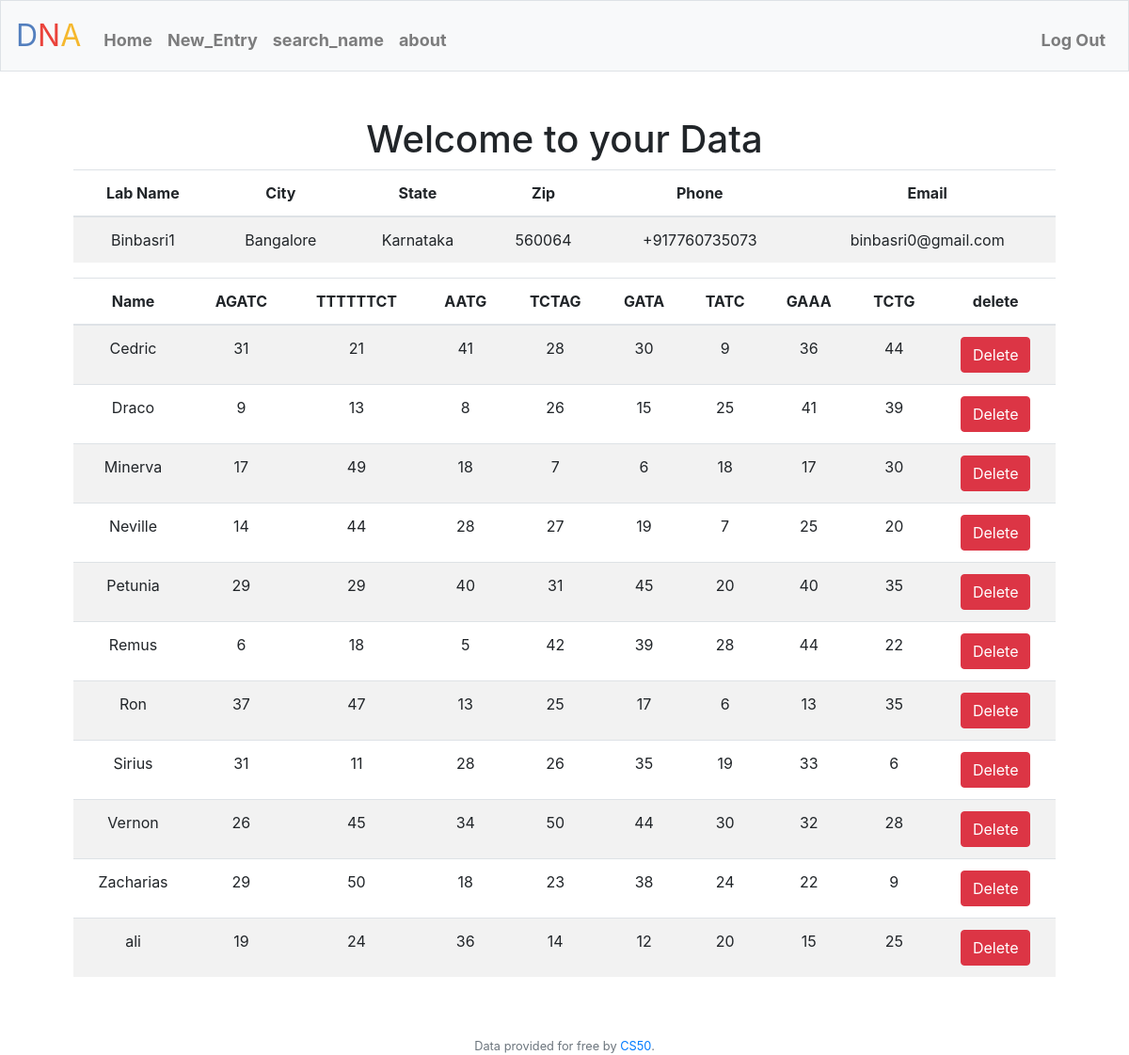
/ (signed in), run on the app's committed database.
### tables this page shows
CREATE TABLE users (
    id INTEGER,
    username TEXT NOT NULL,
    hash TEXT NOT NULL,
    count INTEGER NOT NULL DEFAULT 0,
    lab_name TEXT NOT NULL,
    lab_address TEXT NOT NULL,
    lab_city TEXT NOT NULL,
    lab_state TEXT NOT NULL,
    lab_zip TEXT NOT NULL,
    lab_phone TEXT NOT NULL,
    lab_email TEXT NOT NULL,
    PRIMARY KEY(id)
);

CREATE TABLE dna_str_users (
    dna_str_id INTEGER,
    user_id INTEGER,
    FOREIGN KEY(dna_str_id) REFERENCES dna_str(id),
    FOREIGN KEY(user_id) REFERENCES users(id)
);

CREATE TABLE dna_str (
    id INTEGER,
    owner_name TEXT NOT NULL,
    hashed INTEGER NOT NULL,
    AGATC INTEGER NOT NULL,
    TTTTTTCT INTEGER NOT NULL,
    AATG INTEGER NOT NULL,
    TCTAG INTEGER NOT NULL,
    GATA INTEGER NOT NULL,
    TATC INTEGER NOT NULL,
    GAAA INTEGER NOT NULL,
    TCTG INTEGER NOT NULL,
    PRIMARY KEY(id)
);

### app.py (the view)
@app.route("/", methods=["GET", "POST"])
@login_required
def index():
    user_id = session["user_id"]
    user_info = db.execute("SELECT * FROM users WHERE id = ?;", user_id)
    user_strs = db.execute("SELECT * FROM dna_str join dna_str_users on dna_str.id = dna_str_users.dna_str_id WHERE dna_str_users.user_id = ? ORDER BY owner_name;", user_id)
    return render_template("profile.html", user_info=user_info[0], user_strs=user_strs)

### app.py (called while the page is built)
@app.after_request
def after_request(response):
    response.headers["Cache-Control"] = "no-cache, no-store, must-revalidate"
    response.headers["Expires"] = 0
    response.headers["Pragma"] = "no-cache"
    return response

### helpers.py (called while the page is built)
def login_required(f):
    @wraps(f)
    def decorated_function(*args, **kwargs):
        if session.get("user_id") is None:
            return redirect("/login")
        return f(*args, **kwargs)
    return decorated_function

### templates/profile.html (shortened to what this page needs)
{% extends "layout.html" %}
{% block main%}
<div class="container">
    <div class="row">
        <div class="col-md-12">
            <h1 class="text-center">Welcome to your Data</h1>
        </div>
    </div>
    <div class="row">
        <table class="table table-striped">
            <thead>
                <tr>
                    <th>Lab Name</th>
                    <th>City</th>
                    <th>State</th>
                    <th>Zip</th>
                    <th>Phone</th>
                    <th>Email</th>
                </tr>
            </thead>
            <tbody>
                <tr>
                    <td>{{ user_info.lab_name }}</td>
                    <td>{{ user_info.lab_city }}</td>
                    <td>{{ user_info.lab_state }}</td>
                    <td>{{ user_info.lab_zip }}</td>
                    <td>{{ user_info.lab_phone }}</td>
                    <td>{{ user_info.lab_email }}</td>
                </tr>
            </tbody>
        </table>
    </div>
    <div class="row">
    <table class="table table-striped">
        <thead>
            <tr>
                <th>Name</th>
                <th>AGATC</th>
                <th>TTTTTTCT</th>
                <th>AATG</th>
                <th>TCTAG</th>
                <th>GATA</th>
                <th>TATC</th>
                <th>GAAA</th>
                <th>TCTG</th>
                <th>delete</th>
            </tr>
        </thead>
        <tbody>
            {% for dna in user_strs %}
                <tr>
                    <td>{{ dna.owner_name }}</td>
                    <td>{{ dna.AGATC }}</td>
                    <td>{{ dna.TTTTTTCT }}</td>
                    <td>{{ dna.AATG }}</td>
                    <td>{{ dna.TCTAG }}</td>
                    <td>{{ dna.GATA }}</td>
                    <td>{{ dna.TATC }}</td>
                    <td>{{ dna.GAAA }}</td>
                    <td>{{ dna.TCTG }}</td>
                    <td>
                        <form action="\delete" method="POST">
                            <button type="submit" class="btn btn-danger">Delete</button>
                        </form>
                    </td>
                </tr>
            {% endfor %}
        </tbody>
    </table>
    </div>
</div>
{% endblock %}

### templates/layout.html (shortened to what this page needs)
<!DOCTYPE html>
<html lang="en">
    <head>
        <link rel="stylesheet" href="https://cdn.jsdelivr.net/npm/bootstrap@4.5.3/dist/css/bootstrap.min.css">
        <link rel="stylesheet" href="{{ url_for('static', filename='styles.css') }}">
    </head>
    <body>
        <nav class="navbar navbar-expand-md navbar-light bg-light border">
            <a class="navbar-brand" href="/"><span class="blue">D</span><span class="red">N</span><span class="yellow">A</span></a>
            <div class="collapse navbar-collapse" id="navbar">
                {% if session.user_id %}
                    <ul class="navbar-nav mr-auto mt-2">
                        <li class="nav-item"><a class="nav-link" href="/">Home</a></li>
                        <li class="nav-item"><a class="nav-link" href="/new">New_Entry</a></li>
                        <li class="nav-item"><a class="nav-link" href="/find">search_name</a></li>
                        <li class="nav-item"><a class="nav-link" href="/about">about</a></li>
                    </ul>
                    <ul class="navbar-nav ml-auto mt-2">
                        <li class="nav-item"><a class="nav-link" href="/logout">Log Out</a></li>
                    </ul>
                {% else %}
                    <ul class="navbar-nav ml-auto mt-2">
                        <li class="nav-item"><a class="nav-link" href="/register">Register</a></li>
                        <li class="nav-item"><a class="nav-link" href="/login">Log In</a></li>
                    </ul>
                {% endif %}
            </div>
        </nav>
        <main class="container p-5">
            {% block main %}{% endblock %}
        </main>
        <footer class="small text-center text-muted">
            Data provided for free by <a href="https://cs50.harvard.edu/x/2023/psets/6/dna/">CS50</a>.
        </footer>
    </body>
</html>

### static/styles.css (style rules this page uses)
nav .navbar-brand { font-size: xx-large; }
nav .navbar-brand .blue { color: #537fbe; }
nav .navbar-brand .red { color: #ea433b; }
nav .navbar-brand .yellow { color: #f5b82e; }
main { overflow-x: auto; text-align: center; }
nav .nav-item { color: #537fbe; font-size: large; font-weight: bold; }

### data on the page
users: lab_name "Binbasri1", lab_city "Bangalore", lab_state "Karnataka", lab_zip "560064", lab_phone "+917760735073", lab_email "binbasri0@gmail.com"
dna_str_users: owner_name "Cedric", AGATC "31", TTTTTTCT "21", AATG "41", TCTAG "28", GATA "30", TATC "9", GAAA "36", TCTG "44"
dna_str_users: owner_name "Draco", AGATC "9", TTTTTTCT "13", AATG "8", TCTAG "26", GATA "15", TATC "25", GAAA "41", TCTG "39"
dna_str_users: owner_name "Minerva", AGATC "17", TTTTTTCT "49", AATG "18", TCTAG "7", GATA "6", TATC "18", GAAA "17", TCTG "30"
dna_str_users: owner_name "Neville", AGATC "14", TTTTTTCT "44", AATG "28", TCTAG "27", GATA "19", TATC "7", GAAA "25", TCTG "20"
dna_str_users: owner_name "Petunia", AGATC "29", TTTTTTCT "29", AATG "40", TCTAG "31", GATA "45", TATC "20", GAAA "40", TCTG "35"
dna_str_users: owner_name "Remus", AGATC "6", TTTTTTCT "18", AATG "5", TCTAG "42", GATA "39", TATC "28", GAAA "44", TCTG "22"
dna_str_users: owner_name "Ron", AGATC "37", TTTTTTCT "47", AATG "13", TCTAG "25", GATA "17", TATC "6", GAAA "13", TCTG "35"
dna_str_users: owner_name "Sirius", AGATC "31", TTTTTTCT "11", AATG "28", TCTAG "26", GATA "35", TATC "19", GAAA "33", TCTG "6"
dna_str_users: owner_name "Vernon", AGATC "26", TTTTTTCT "45", AATG "34", TCTAG "50", GATA "44", TATC "30", GAAA "32", TCTG "28"
dna_str_users: owner_name "Zacharias", AGATC "29", TTTTTTCT "50", AATG "18", TCTAG "23", GATA "38", TATC "24", GAAA "22", TCTG "9"
dna_str_users: owner_name "ali", AGATC "19", TTTTTTCT "24", AATG "36", TCTAG "14", GATA "12", TATC "20", GAAA "15", TCTG "25"
